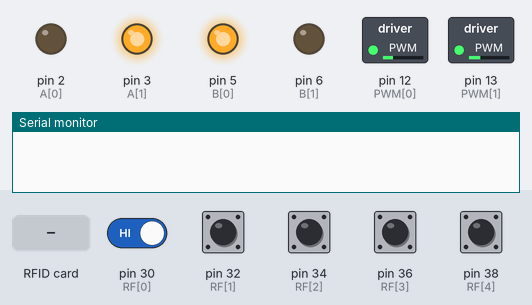
This sketch was run on a simulated Arduino Mega 2560, built with avr-gcc and run on an emulated ATmega2560. Shown: switched loads named in the sketch (green lamp = pin HIGH), output pins drawn as LEDs (lit = HIGH), the last lines printed to the serial monitor. The test bench sets the inputs (shaded band); at power-on: pin 30 (RF[0]), pin 32 (RF[1]), pin 34 (RF[2]), pin 36 (RF[3]), pin 38 (RF[4]) HIGH. Pins used as bus, display or sensor lines are not drawn. At 3.2 s the program stops and its outputs stay as they are.

Above: at 1.2 s.
1.3 s: pin 30 (RF[0]) driven LOW
At 1.46 s:
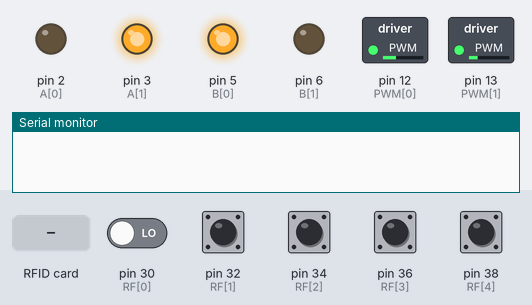
3.2 s: RFID card 5E 7A 19 C4 held to the reader
At 3.7 s:
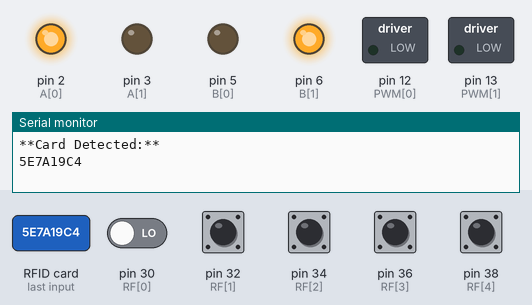
Timing chart, 0 to 4.7 s (numbered marks = the images above; inputs shaded):
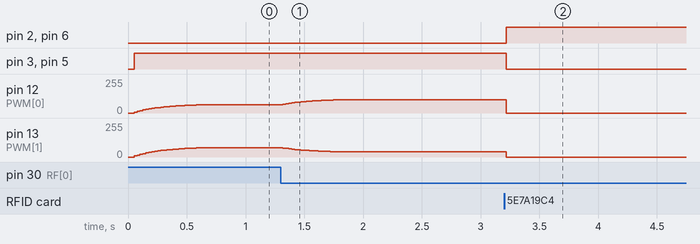

Measured:
- after the input at 1.3 s, pin 12 (PWM[0]): moves from 63/255 to 99/255 over 0.46 s, starting at once; pin 13 (PWM[1]): moves from 71/255 to 40/255 over 0.43 s, starting at once
- after the input at 3.2 s, pin 2 (A[0]), pin 6 (B[1]): LOW → HIGH at once; pin 3 (A[1]), pin 5 (B[0]): HIGH → LOW at once; pin 12 (PWM[0]): 99/255 → 0/255 at once; pin 13 (PWM[1]): 40/255 → 0/255 at once

The sketch:

straight.ino
```cpp
int PWM[] = {12, 13}; // A, B
int A[] = {2, 3}; // 1, 2
int B[] = {5, 6}; // 1, 2
int RF[] = {30, 32, 34, 36, 38};
#include <SoftwareSerial.h>
#include <MFRC522.h>
#include <SPI.h>
// SoftwareSerial BT(10, 11);
#define BT Serial1
#define RST_PIN 9                // 讀卡機的重置腳位
#define SS_PIN 53               // 晶片選擇腳位
MFRC522 mfrc522(SS_PIN, RST_PIN);

void setup() {
    SPI.begin();
    mfrc522.PCD_Init();
    Serial.begin(9600);
    BT.begin(9600);
    for(int i = 0; i < 2; i++){
        pinMode(PWM[i], OUTPUT);
        pinMode(A[i], OUTPUT);
        pinMode(B[i], OUTPUT);
    }
}

void Writemotor(double a, double b){
    analogWrite(PWM[0], abs(a));
    analogWrite(PWM[1], abs(b));
    digitalWrite(A[0], a <= 0);
    digitalWrite(A[1], a > 0);
    digitalWrite(B[0], b > 0);
    digitalWrite(B[1], b <= 0);
}

void tracking(){
    static int ll = 0, lr = 0;
    double error = 0;
    for(int i = 0; i < 5; i++) error += (i - 2) * digitalRead(RF[i]);
    int kp = 20, tp = 80;
    int vr = tp - kp * error;
    int vl = 0.9 * (tp + kp * error);
    vl = (vl + 9 * ll) / 10, vr = (vr + 9 * lr) / 10;
    vl = min(vl, 255), vr = min(vr, 255);
    vl = max(vl, -255), vr = max(vr, -255);
    ll = vl, lr = vr;
    Writemotor(vl, vr);
}

void TurnLeft(unsigned long wait_ms = 300){
  unsigned long start_time = millis();
  while(millis()-start_time < wait_ms){
    Writemotor(-140, 150);
  }
  while(!digitalRead(RF[2])){
    Writemotor(130, -140);
  }
  Writemotor(180,200);
}

void TurnRight(unsigned long wait_ms = 300){
  unsigned long start_time = millis();
  while(millis() - start_time < wait_ms){
    Writemotor(130, -140);
  }
  while(!digitalRead(RF[4])){
    Writemotor(130, -140);
  }
  start_time = millis();
  while(millis() - start_time < 50){
    Writemotor(-100, 140);
  }
  Writemotor(180,200);
}

void UTurn(unsigned long wait_ms = 300){
  while(ck() == 5){
    Writemotor(200, 200);
  }
  unsigned long start_time = millis();
  while(millis()-start_time < wait_ms){
    //Writemotor(175,-175); 700
    Writemotor(225,-225);
  }
  Writemotor(180,200);
}

int ck(){
    int c = 0;
    for(int i = 0; i < 5; i++) c += digitalRead(RF[i]);
    return c;
}

int state = 0;


bool checkMFRC(){
    if(!mfrc522.PICC_IsNewCardPresent() || !mfrc522.PICC_ReadCardSerial()) {
        return false;
    } //PICC_IsNewCardPresent()：是否感應到新的卡片?
    Serial.println(F("**Card Detected:**"));
    // mfrc522->PICC_DumpDetailsToSerial(&(mfrc522->uid)); //讀出 UID
    for (byte i = 0; i < mfrc522.uid.size; i++) {
        Serial.print(mfrc522.uid.uidByte[i], HEX);
        BT.print(mfrc522.uid.uidByte[i], HEX);
        // uidStr += String(mfrc522.uid.uidByte[i], HEX);
    }
    Serial.println("");
    BT.println("");
    mfrc522.PICC_HaltA(); // 讓同一張卡片進入停止模式 (只顯示一次)
    mfrc522.PCD_StopCrypto1(); // 停止 Crypto1
    return true;
}

char BT_get(){
    if(BT.available()){
        char c = BT.read();
        Serial.print("get : ");
        Serial.println(c);
        if(c == 's'){
            Serial.print("same!\n");
            Writemotor(150, -150);
            delay(500);
            while(true){
                Writemotor(0, 0);
            }
            Serial.print("OK!\n");
        }
        return c;
    }
    return '0';
}

void loop() {
    tracking();
    if(checkMFRC()){
        while(true){
            Writemotor(0, 0);
        }
    }
}
```
